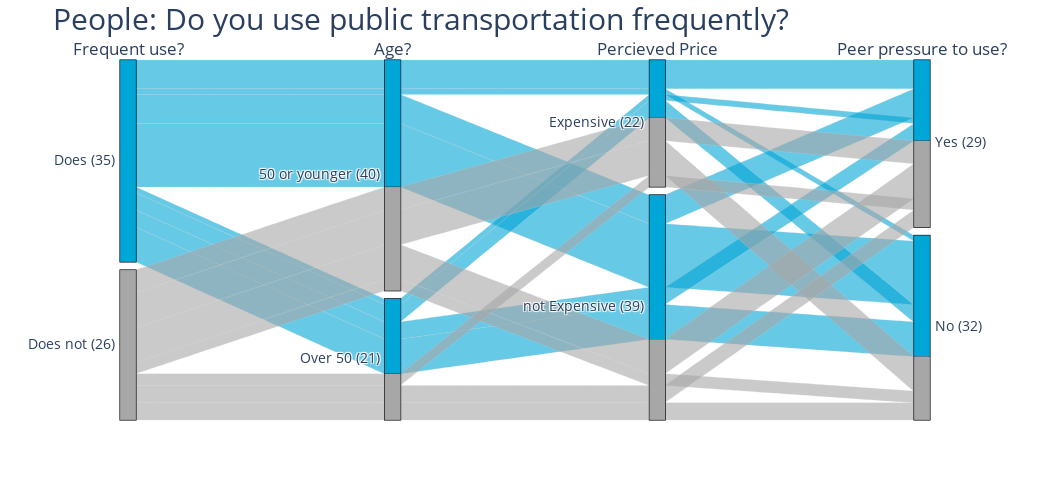

Here is the notebook cell this chart was saved with:
### Code cell
# Select which aim and condition questions you would like to visualize in the Parallel set diagram
aim = "Q4"
conditions = ["Q1", "Q7", "Q10"]
questions = [aim] + conditions

paralelsetdf = adjusted_responses[questions].astype(str)

# Define custom color mapping
color_mapping = {
    "1": "#00a6d6",
    "2": "#a7a7a7"
}

# Apply color mapping
paralelsetdf['color'] = paralelsetdf[aim].map(color_mapping)

# Update labels to provide the need
aimcounts = paralelsetdf[aim].value_counts()
paralelsetdf.loc[paralelsetdf[aim] == str(1), aim] = f"Does ({aimcounts.loc[str(1)]})"
paralelsetdf.loc[paralelsetdf[aim] == str(2), aim] = f"Does not ({aimcounts.loc[str(2)]})"

for condition in conditions:
    conditioncounts = paralelsetdf[condition].value_counts()
    for val in paralelsetdf[condition].unique():
        paralelsetdf.loc[paralelsetdf[condition] == val, condition] = adjusted_overview.loc[(adjusted_overview['Question_ID'] == condition) & (adjusted_overview['Response_Value'] == float(val)), "Response_Option"].iloc[0] + f" ({conditioncounts.loc[val]})"


diagram_headers = questions
diagram_headers = ["Frequent use?", "Age?", "Percieved Price", "Peer pressure to use?"]
paralelsetdf.columns = diagram_headers + ["color"]

# Create the parallel categories plot
fig = px.parallel_categories(
    paralelsetdf,
    dimensions=diagram_headers,
    color='color',
)

# Update the layout of the figure with a title and font size
fig.update_layout(title_text="People: " + adjusted_overview[adjusted_overview['Question_ID'] == aim]["Question_Text"].iloc[0], 
                    height=500,
                    width=1050,
                    title_font=dict(size=30),  # Set title font size here
                    font=dict(size=17)  # Set default font size here (for labels, etc.)
)

# Show the plot
fig.show()

### Figure 1 — Plotly figure (JSON) as saved in the notebook; plotly's stock layout.template omitted (floating-point values rounded to 4 significant figures)
{"data": [{"dimensions": [{"label": "Frequent use?", "values": ["Does (35)", "Does not (26)", "Does not (26)", "Does (35)", "Does (35)", "Does (35)", "Does not (26)", "Does not (26)", "Does not (26)", "Does not (26)", "Does not (26)", "Does (35)", "Does not (26)", "Does not (26)", "Does not (26)", "Does not (26)", "Does (35)", "Does (35)", "Does (35)", "Does (35)", "Does not (26)", "Does not (26)", "Does not (26)", "Does not (26)", "Does not (26)", "Does (35)", "Does not (26)", "Does (35)", "Does not (26)", "Does (35)", "Does not (26)", "Does (35)", "Does (35)", "Does (35)", "Does (35)", "Does (35)", "Does (35)", "Does (35)", "Does (35)", "Does not (26)", "Does not (26)", "Does (35)", "Does (35)", "Does (35)", "Does (35)", "Does (35)", "Does (35)", "Does (35)", "Does not (26)", "Does not (26)", "Does not (26)", "Does (35)", "Does (35)", "Does not (26)", "Does (35)", "Does (35)", "Does (35)", "Does (35)", "Does (35)", "Does not (26)", "Does (35)"]}, {"label": "Age?", "values": ["50 or younger (40)", "50 or younger (40)", "Over 50 (21)", "50 or younger (40)", "Over 50 (21)", "50 or younger (40)", "Over 50 (21)", "Over 50 (21)", "50 or younger (40)", "50 or younger (40)", "50 or younger (40)", "50 or younger (40)", "50 or younger (40)", "Over 50 (21)", "50 or younger (40)", "50 or younger (40)", "50 or younger (40)", "50 or younger (40)", "50 or younger (40)", "50 or younger (40)", "50 or younger (40)", "50 or younger (40)", "Over 50 (21)", "Over 50 (21)", "50 or younger (40)", "50 or younger (40)", "50 or younger (40)", "50 or younger (40)", "Over 50 (21)", "50 or younger (40)", "50 or younger (40)", "Over 50 (21)", "50 or younger (40)", "Over 50 (21)", "50 or younger (40)", "50 or younger (40)", "50 or younger (40)", "Over 50 (21)", "50 or younger (40)", "50 or younger (40)", "50 or younger (40)", "50 or younger (40)", "50 or younger (40)", "Over 50 (21)", "50 or younger (40)", "Over 50 (21)", "Over 50 (21)", "Over 50 (21)", "50 or younger (40)", "50 or younger (40)", "Over 50 (21)", "Over 50 (21)", "50 or younger (40)", "50 or younger (40)", "50 or younger (40)", "Over 50 (21)", "50 or younger (40)", "Over 50 (21)", "Over 50 (21)", "50 or younger (40)", "Over 50 (21)"]}, {"label": "Percieved Price", "values": ["Expensive (22)", "Expensive (22)", "not Expensive (39)", "not Expensive (39)", "not Expensive (39)", "not Expensive (39)", "not Expensive (39)", "not Expensive (39)", "not Expensive (39)", "Expensive (22)", "not Expensive (39)", "not Expensive (39)", "not Expensive (39)", "Expensive (22)", "Expensive (22)", "Expensive (22)", "Expensive (22)", "not Expensive (39)", "not Expensive (39)", "not Expensive (39)", "Expensive (22)", "Expensive (22)", "not Expensive (39)", "not Expensive (39)", "Expensive (22)", "Expensive (22)", "Expensive (22)", "not Expensive (39)", "Expensive (22)", "Expensive (22)", "not Expensive (39)", "not Expensive (39)", "not Expensive (39)", "not Expensive (39)", "not Expensive (39)", "not Expensive (39)", "not Expensive (39)", "not Expensive (39)", "not Expensive (39)", "Expensive (22)", "not Expensive (39)", "Expensive (22)", "not Expensive (39)", "not Expensive (39)", "not Expensive (39)", "not Expensive (39)", "not Expensive (39)", "not Expensive (39)", "not Expensive (39)", "Expensive (22)", "not Expensive (39)", "Expensive (22)", "not Expensive (39)", "not Expensive (39)", "Expensive (22)", "not Expensive (39)", "not Expensive (39)", "Expensive (22)", "Expensive (22)", "not Expensive (39)", "Expensive (22)"]}, {"label": "Peer pressure to use?", "values": ["Yes (29)", "No (32)", "Yes (29)", "No (32)", "No (32)", "No (32)", "Yes (29)", "No (32)", "Yes (29)", "No (32)", "Yes (29)", "Yes (29)", "Yes (29)", "Yes (29)", "No (32)", "Yes (29)", "Yes (29)", "No (32)", "No (32)", "Yes (29)", "Yes (29)", "Yes (29)", "No (32)", "No (32)", "Yes (29)", "Yes (29)", "No (32)", "No (32)", "Yes (29)", "No (32)", "Yes (29)", "No (32)", "No (32)", "No (32)", "No (32)", "No (32)", "Yes (29)", "No (32)", "No (32)", "No (32)", "Yes (29)", "Yes (29)", "Yes (29)", "Yes (29)", "No (32)", "No (32)", "Yes (29)", "No (32)", "No (32)", "No (32)", "Yes (29)", "Yes (29)", "No (32)", "Yes (29)", "Yes (29)", "Yes (29)", "Yes (29)", "No (32)", "No (32)", "No (32)", "No (32)"]}], "domain": {"x": [0, 1], "y": [0, 1]}, "line": {"color": ["#00a6d6", "#a7a7a7", "#a7a7a7", "#00a6d6", "#00a6d6", "#00a6d6", "#a7a7a7", "#a7a7a7", "#a7a7a7", "#a7a7a7", "#a7a7a7", "#00a6d6", "#a7a7a7", "#a7a7a7", "#a7a7a7", "#a7a7a7", "#00a6d6", "#00a6d6", "#00a6d6", "#00a6d6", "#a7a7a7", "#a7a7a7", "#a7a7a7", "#a7a7a7", "#a7a7a7", "#00a6d6", "#a7a7a7", "#00a6d6", "#a7a7a7", "#00a6d6", "#a7a7a7", "#00a6d6", "#00a6d6", "#00a6d6", "#00a6d6", "#00a6d6", "#00a6d6", "#00a6d6", "#00a6d6", "#a7a7a7", "#a7a7a7", "#00a6d6", "#00a6d6", "#00a6d6", "#00a6d6", "#00a6d6", "#00a6d6", "#00a6d6", "#a7a7a7", "#a7a7a7", "#a7a7a7", "#00a6d6", "#00a6d6", "#a7a7a7", "#00a6d6", "#00a6d6", "#00a6d6", "#00a6d6", "#00a6d6", "#a7a7a7", "#00a6d6"], "coloraxis": "coloraxis"}, "name": "", "type": "parcats"}], "layout": {"coloraxis": {"colorbar": {"title": {"text": "color"}}, "colorscale": [[0, "#0d0887"], [0.1111, "#46039f"], [0.2222, "#7201a8"], [0.3333, "#9c179e"], [0.4444, "#bd3786"], [0.5556, "#d8576b"], [0.6667, "#ed7953"], [0.7778, "#fb9f3a"], [0.8889, "#fdca26"], [1, "#f0f921"]]}, "font": {"size": 17}, "height": 500, "legend": {"tracegroupgap": 0}, "margin": {"t": 60}, "title": {"font": {"size": 30}, "text": "People: Do you use public transportation frequently?"}, "width": 1050}}
